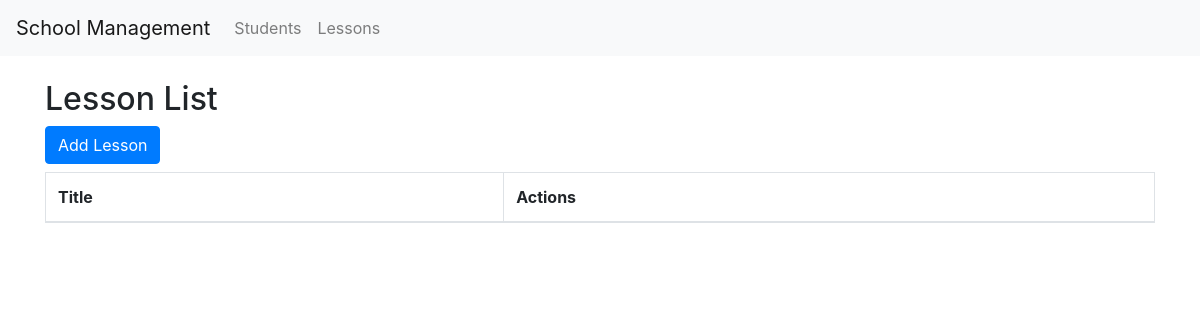
Before: / with the older database file.
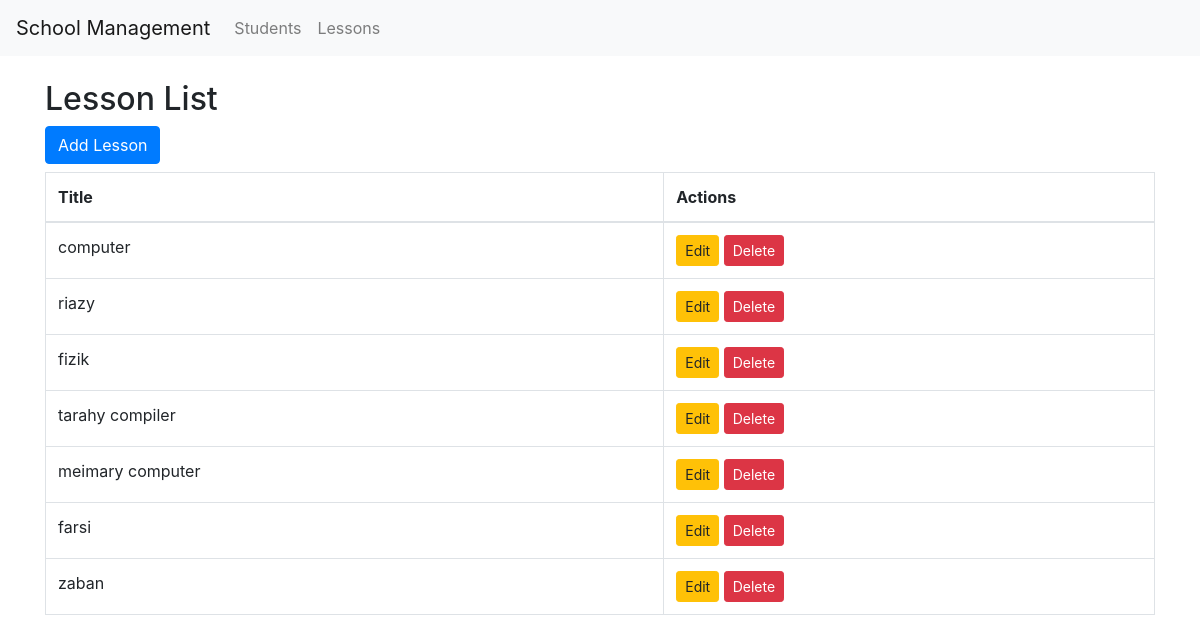
After: the same page with the newer database file.
### core/models.py (models this page shows, shortened)
class Lesson(models.Model):
    title = models.CharField(max_length=200)

### core/views.py (the view)
# urls.py: path('', lesson_list, name='lesson_list'),
def lesson_list(request):
    lessons = Lesson.objects.all()
    return render(request, 'core/lesson_list.html', {'lessons': lessons})

### school/templates/core/lesson_list.html (shortened to what this page needs)
{% extends 'core/base.html' %}
{% block content %}
<h2>Lesson List</h2>
<a href="{% url 'lesson_create' %}" class="btn btn-primary mb-2">Add Lesson</a>
<table class="table table-bordered">
    <thead>
        <tr>
            <th>Title</th>
            <th>Actions</th>
        </tr>
    </thead>
    <tbody>
        {% for lesson in lessons %}
        <tr>
            <td>{{ lesson.title }}</td>
            <td>
                <a href="{% url 'lesson_update' lesson.pk %}" class="btn btn-sm btn-warning">Edit</a>
                <a href="{% url 'lesson_delete' lesson.pk %}" class="btn btn-sm btn-danger">Delete</a>
            </td>
        </tr>
        {% endfor %}
    </tbody>
</table>
{% endblock %}

### school/templates/core/base.html (shortened to what this page needs)
<!DOCTYPE html>
<html lang="en">
<head>
    {% block stylesheets %}
    <link href="https://stackpath.bootstrapcdn.com/bootstrap/4.5.2/css/bootstrap.min.css" rel="stylesheet">
    {% endblock %}
</head>
<body>
    {% include 'core/navbar.html' %}
    <div class="container mt-4">
        {% block content %}{% endblock %}
    </div>
</body>
</html>

### school/templates/core/navbar.html
<nav class="navbar navbar-expand-lg navbar-light bg-light">
    <a class="navbar-brand" href="{% url 'student_list' %}">School Management</a>
    <div class="collapse navbar-collapse">
        <ul class="navbar-nav mr-auto">
            <li class="nav-item">
                <a class="nav-link" href="{% url 'student_list' %}">Students</a>
            </li>
            <li class="nav-item">
                <a class="nav-link" href="{% url 'lesson_list' %}">Lessons</a>
            </li>
        </ul>
    </div>
</nav>

Changed rows visible on the page:
added Lesson: title "computer"
added Lesson: title "riazy"
added Lesson: title "fizik"
added Lesson: title "tarahy compiler"
added Lesson: title "meimary computer"
added Lesson: title "farsi"
added Lesson: title "zaban"
